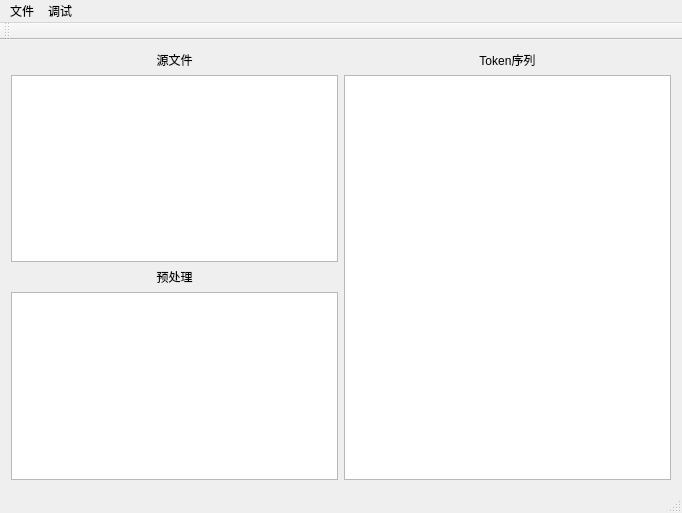
<?xml version="1.0" encoding="UTF-8"?>
<ui version="4.0">
 <class>MainWindow</class>
 <widget class="QMainWindow" name="MainWindow">
  <property name="geometry">
   <rect>
    <x>0</x>
    <y>0</y>
    <width>682</width>
    <height>513</height>
   </rect>
  </property>
  <property name="windowTitle">
   <string>MainWindow</string>
  </property>
  <widget class="QWidget" name="centralWidget">
   <layout class="QGridLayout" name="gridLayout_2">
    <item row="0" column="0">
     <layout class="QGridLayout" name="gridLayout">
      <item row="0" column="0">
       <widget class="QLabel" name="label">
        <property name="layoutDirection">
         <enum>Qt::LeftToRight</enum>
        </property>
        <property name="text">
         <string>源文件</string>
        </property>
        <property name="alignment">
         <set>Qt::AlignCenter</set>
        </property>
       </widget>
      </item>
      <item row="3" column="0">
       <widget class="QTextEdit" name="textEdit_2"/>
      </item>
      <item row="1" column="0">
       <widget class="QTextEdit" name="textEdit_1"/>
      </item>
      <item row="2" column="0">
       <widget class="QLabel" name="label_2">
        <property name="text">
         <string>预处理</string>
        </property>
        <property name="alignment">
         <set>Qt::AlignCenter</set>
        </property>
       </widget>
      </item>
      <item row="1" column="2" rowspan="3">
       <widget class="QTextEdit" name="textEdit_3"/>
      </item>
      <item row="0" column="2">
       <widget class="QLabel" name="label_3">
        <property name="text">
         <string>Token序列</string>
        </property>
        <property name="alignment">
         <set>Qt::AlignCenter</set>
        </property>
       </widget>
      </item>
     </layout>
    </item>
   </layout>
  </widget>
  <widget class="QMenuBar" name="menuBar">
   <property name="geometry">
    <rect>
     <x>0</x>
     <y>0</y>
     <width>682</width>
     <height>22</height>
    </rect>
   </property>
   <widget class="QMenu" name="menuFile">
    <property name="title">
     <string>文件</string>
    </property>
    <addaction name="Import_file"/>
   </widget>
   <widget class="QMenu" name="menu">
    <property name="title">
     <string>调试</string>
    </property>
    <addaction name="actionpreprocessing"/>
    <addaction name="actiontokeb_sequence"/>
   </widget>
   <addaction name="menuFile"/>
   <addaction name="menu"/>
  </widget>
  <widget class="QToolBar" name="mainToolBar">
   <attribute name="toolBarArea">
    <enum>TopToolBarArea</enum>
   </attribute>
   <attribute name="toolBarBreak">
    <bool>false</bool>
   </attribute>
  </widget>
  <widget class="QStatusBar" name="statusBar"/>
  <action name="Import_file">
   <property name="text">
    <string>import</string>
   </property>
  </action>
  <action name="actionpreprocessing">
   <property name="text">
    <string>preprocessing</string>
   </property>
  </action>
  <action name="actiontokeb_sequence">
   <property name="text">
    <string>tokeb sequence</string>
   </property>
  </action>
 </widget>
 <layoutdefault spacing="6" margin="11"/>
 <resources/>
 <connections/>
</ui>
